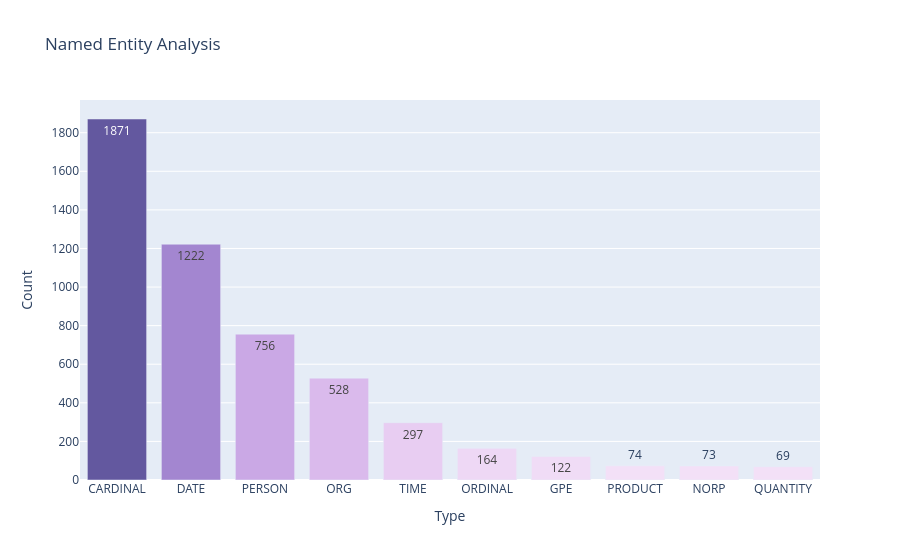

The cell this chart's notebook holds for it:
### Markdown cell above
#### Visualize NER Entity Distribution

The chart below shows the most frequently occurring entity types across the full dataset, giving a high-level view of what real-world references appear most in this SMS corpus.

### Code cell
import plotly.express as px

all_labels = [label for row in data['ner_analysis'] for label, count in row['Counts'].items() for _ in range(count)]
df_plot = pd.DataFrame(Counter(all_labels).most_common(10), columns=['Type', 'Count'])

fig = px.bar(df_plot, x='Type', y='Count', title='Named Entity Analysis',
             color='Count', color_continuous_scale='Purp', text_auto=True)

fig.update_layout(coloraxis_showscale=False)
fig.show()

### Figure 1 — Plotly figure (JSON) as saved in the notebook; plotly's stock layout.template omitted (floating-point values rounded to 4 significant figures)
{"data": [{"hovertemplate": "Type=%{x}<br>Count=%{marker.color}<extra></extra>", "legendgroup": "", "marker": {"color": [1871, 1222, 756, 528, 297, 164, 122, 74, 73, 69], "coloraxis": "coloraxis", "pattern": {"shape": ""}}, "name": "", "orientation": "v", "showlegend": false, "textposition": "auto", "texttemplate": "%{y}", "type": "bar", "x": ["CARDINAL", "DATE", "PERSON", "ORG", "TIME", "ORDINAL", "GPE", "PRODUCT", "NORP", "QUANTITY"], "xaxis": "x", "y": [1871, 1222, 756, 528, 297, 164, 122, 74, 73, 69], "yaxis": "y"}], "layout": {"barmode": "relative", "coloraxis": {"colorbar": {"title": {"text": "Count"}}, "colorscale": [[0, "rgb(243, 224, 247)"], [0.1667, "rgb(228, 199, 241)"], [0.3333, "rgb(209, 175, 232)"], [0.5, "rgb(185, 152, 221)"], [0.6667, "rgb(159, 130, 206)"], [0.8333, "rgb(130, 109, 186)"], [1, "rgb(99, 88, 159)"]], "showscale": false}, "legend": {"tracegroupgap": 0}, "title": {"text": "Named Entity Analysis"}, "xaxis": {"anchor": "y", "domain": [0, 1], "title": {"text": "Type"}}, "yaxis": {"anchor": "x", "domain": [0, 1], "title": {"text": "Count"}}}}
